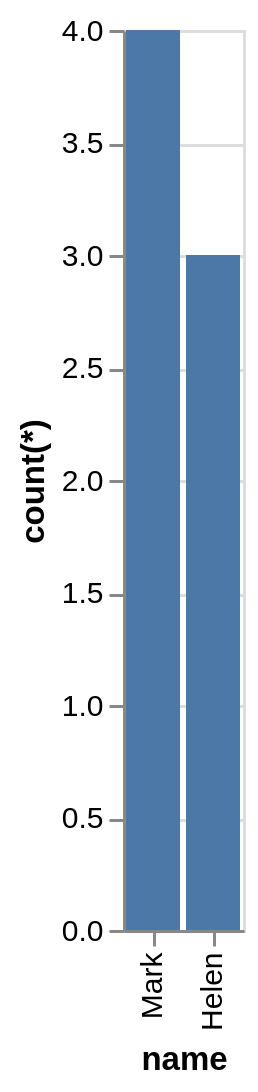

This figure's Vega-Lite source:
### Vega-Lite specification from a JSON file in a GitHub repository (floating-point values rounded to 4 significant figures)
{"data": {"values": [{"x_data": "Mark", "y_data": 4}, {"x_data": "Helen", "y_data": 3}]}, "mark": "bar", "encoding": {"x": {"field": "x_data", "type": "nominal", "title": "name", "sort": "descending"}, "y": {"field": "y_data", "type": "quantitative", "title": "count(*)"}}}
